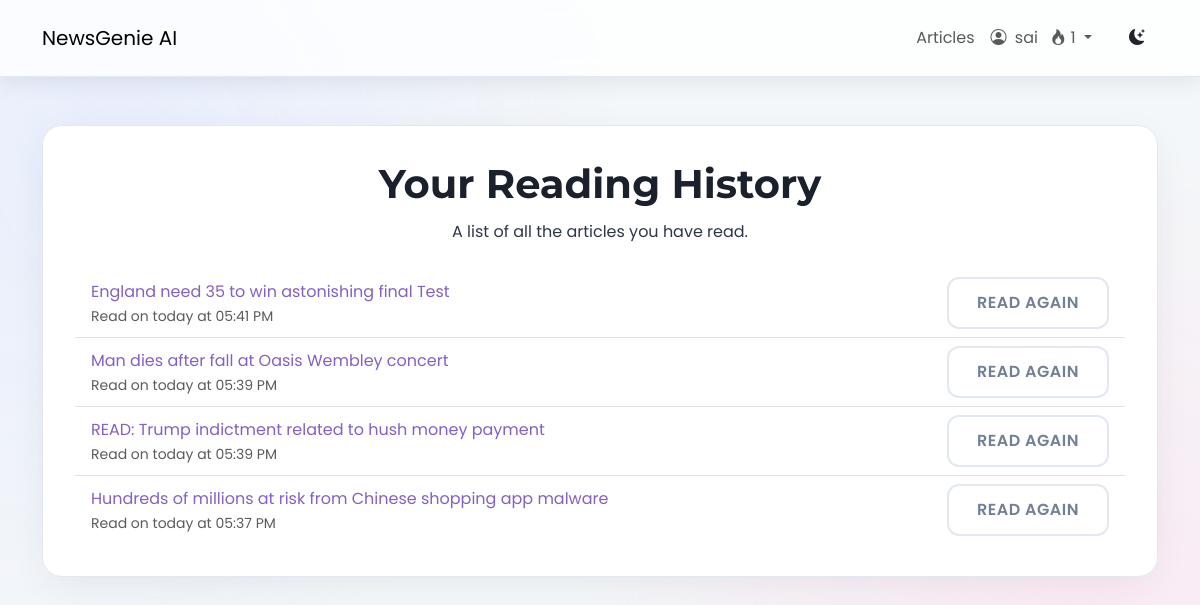
/history/ (signed in), run on the app's committed database.
### users/models.py (models this page shows, shortened)
class Profile(models.Model):
    user = models.OneToOneField(User, on_delete=models.CASCADE)
    streak_count = models.IntegerField(default=0)
    last_login_date = models.DateField(null=True, blank=True)

### news/models.py (models this page shows, shortened)
class ReadingHistory(models.Model):
    user = models.ForeignKey(User, on_delete=models.CASCADE)
    article = models.ForeignKey(Article, on_delete=models.CASCADE)
    read_at = models.DateTimeField(default=timezone.now)

class Article(models.Model):
    title = models.CharField(max_length=255)
    author = models.CharField(max_length=100, default="Unknown")
    content = models.TextField()
    url = models.URLField(unique=True)
    source = models.CharField(max_length=100)
    published_at = models.DateTimeField()
    summary = models.TextField(blank=True, null=True)
    category = models.ManyToManyField(Category, related_name='articles')
    approved = models.BooleanField(default=False)
    audio_file = models.FileField(upload_to='news_audio/', blank=True, null=True)
    reading_time = models.PositiveIntegerField(
        default=0,
        help_text="Estimated reading time in minutes"
    )
    def approved_status(self):
        return self.approved
    approved_status.boolean = True
    approved_status.short_description = "Approved"

### news/views.py (the view)
# urls.py: path('history/', views.reading_history, name="history"),
@login_required
def reading_history(request):
    history = ReadingHistory.objects.filter(user=request.user).order_by('-read_at')
    if request.user.is_authenticated:
        article_ids = [h.article.id for h in history]
        liked_articles_ids = ArticleLike.objects.filter(user=request.user, article__id__in=article_ids).values_list('article__id', flat=True)
        bookmarked_articles_ids = Bookmark.objects.filter(user=request.user, article__id__in=article_ids).values_list('article__id', flat=True)
        for h in history:
            h.article.is_liked_by_user = h.article.id in liked_articles_ids
            h.article.is_bookmarked_by_user = h.article.id in bookmarked_articles_ids
    return render(request, "news/reading_history.html", {"history": history})

### news/templates/news/reading_history.html (shortened to what this page needs)
{% extends 'news/base.html' %}
{% load static %}
{% load humanize %}
{% block content %}
<div class="reading-history-container app-card text-center mt-5">
    <div class="page-header-section">
        <h1 class="page-title-heading">Your Reading History</h1>
        <p class="page-subtitle-text">A list of all the articles you have read.</p>
    </div>
    {% if history %}
    <div class="mt-4">
        <ul class="list-group list-group-flush reading-history-list">
            {% for entry in history %}
            <li class="list-group-item d-flex justify-content-between align-items-center reading-history-item">
                <div class="text-start flex-grow-1">
                    <a href="{% url 'news:detail' entry.article.pk %}" class="reading-history-link">{{ entry.article.title }}</a>
                    <p class="small text-muted mb-0">Read on {{ entry.read_at|naturalday }} at {{ entry.read_at|time:"h:i A" }}</p>
                </div>
                <div class="ms-3">
                    <a href="{% url 'news:detail' entry.article.pk %}" class="btn app-btn outline-btn read-again-btn">Read Again</a>
                </div>
            </li>
            {% endfor %}
        </ul>
    </div>
    {% else %}
    <div class="text-center py-5">
        <p class="lead">You haven't read any articles yet.</p>
        <a href="{% url 'news:article_list' %}" class="btn app-btn primary-btn mt-3">Explore Articles</a>
    </div>
    {% endif %}
</div>
{% endblock %}

### templates/news/base.html (shortened to what this page needs)
{% load static %}
<!DOCTYPE html>
<html lang="en">
<head>
    <link href="https://cdn.jsdelivr.net/npm/bootstrap@5.3.0/dist/css/bootstrap.min.css" rel="stylesheet">
    <link rel="stylesheet" href="https://cdn.jsdelivr.net/npm/bootstrap-icons@1.10.5/font/bootstrap-icons.css">
    <link rel="stylesheet" href="{% static 'css/newsgenie.css' %}">
</head>
<body class="{{ request.COOKIES.theme|default:'light' }}-mode">
    <header class="app-navbar navbar navbar-expand-lg sticky-top">
        <div class="container">
            <a class="navbar-brand navbar-brand-custom" href="{% url 'news:homepage' %}">NewsGenie AI</a>
            <div class="collapse navbar-collapse" id="navbarNav">
                <ul class="navbar-nav ms-auto align-items-center">
                    <li class="nav-item">
                        <a class="nav-link nav-link-custom" href="{% url 'news:article_list' %}">Articles</a>
                    </li>
                    {% if user.is_authenticated %}
                        <li class="nav-item dropdown">
                            <a class="nav-link nav-link-custom dropdown-toggle" href="#" id="navbarDropdown" role="button" data-bs-toggle="dropdown" aria-expanded="false">
                                <i class="bi bi-person-circle me-1"></i>
                                {{ user.username }}
                                <span class="streak-indicator ms-2">
                                    <i class="bi bi-fire"></i> {{ user.profile.streak_count }}
                                </span>
                            </a>
                        </li>
                    {% endif %}
                    <li class="nav-item ms-3">
                        <button id="theme-toggle" class="btn theme-toggle-btn">
                            <i class="bi bi-moon-stars-fill"></i>
                        </button>
                    </li>
                </ul>
            </div>
        </div>
    </header>
    <main class="container my-5 app-content-wrapper">
        {% block content %}{% endblock %}
    </main>
</body>
</html>

### news/static/css/newsgenie.css (style rules this page uses)
:root { --font-heading: 'Montserrat', sans-serif; --font-body: 'Poppins', sans-serif; --light-bg-primary: #f4f7f9; --light-bg-secondary: #ffffff; --light-bg-tertiary: #eef2f5; --light-text-primary: #2d3748; --light-text-secondary: #718096; --light-heading-color: #1a202c; --light-border-color: #e2e8f0; --light-shadow-color: rgba(45, 55, 72, 0.1); --dark-bg-primary: #12121a; --dark-bg-secondary: #1a1a26; --dark-bg-tertiary: #242430; --dark-text-primary: #a9b3c1; --dark-text-secondary: #8a93a2; --dark-heading-color: #e8ecf3; --dark-border-color: #333344; --dark-shadow-color: rgba(0, 0, 0, 0.25); --accent-purple-start: #8360c3; --accent-purple-end: #2ebf91; --accent-blue-start: #4a90e2; --accent-blue-end: #6dd5ed; --accent-pink-start: #d4418e; --accent-pink-end: #0652c5; --accent-red: #e53e3e; --accent-green: #38a169; --accent-yellow: #d69e2e; --gradient-primary: linear-gradient(135deg, var(--accent-purple-start) 0%, var(--accent-purple-end) 100%); --gradient-secondary: linear-gradient(135deg, var(--accent-blue-start) 0%, var(--accent-blue-end) 100%); --gradient-danger: linear-gradient(135deg, var(--accent-pink-start) 0%, var(--accent-pink-end) 100%); --gradient-text: linear-gradient(135deg, #6a11cb 0%, #2575fc 100%); --border-radius-sm: 8px; --border-radius-md: 12px; --border-radius-lg: 20px; --spacing-xs: 4px; --spacing-sm: 8px; --spacing-md: 16px; --spacing-lg: 24px; --spacing-xl: 32px; --spacing-xxl: 48px; --transition-fast: 0.15s ease-in-out; --transition-normal: 0.3s cubic-bezier(0.25, 0.8, 0.25, 1); --transition-slow: 0.5s ease-in-out; }
*, *::before, *::after { box-sizing: border-box; margin: 0; padding: 0; }
html { scroll-behavior: smooth; }
body { font-family: var(--font-body); font-size: 16px; line-height: 1.7; background-color: var(--light-bg-primary); color: var(--light-text-primary); transition: background-color var(--transition-normal), color var(--transition-normal); position: relative; min-height: 100vh; overflow-x: hidden; }
body::before { content: ''; position: fixed; top: 0; left: 0; width: 100%; height: 100%; z-index: -1; pointer-events: none; background: radial-gradient(circle at 10% 20%, #e0e7ff, transparent 40%), radial-gradient(circle at 90% 80%, #ffe0f0, transparent 40%); opacity: 0.6; transition: opacity var(--transition-slow); }
h1, h2, h3, h4, h5, h6 { font-family: var(--font-heading); font-weight: 700; color: var(--light-heading-color); line-height: 1.3; transition: color var(--transition-normal); }
a { color: var(--accent-purple-start); text-decoration: none; transition: color var(--transition-fast); }
.app-card { background-color: var(--light-bg-secondary); border-radius: var(--border-radius-lg); box-shadow: 0 10px 40px -10px var(--light-shadow-color); border: 1px solid var(--light-border-color); transition: all var(--transition-normal); padding: var(--spacing-xl); }
.app-btn { padding: 12px 28px; font-size: 1rem; font-weight: 600; border-radius: var(--border-radius-md); border: none; cursor: pointer; transition: all var(--transition-normal); text-align: center; display: inline-flex; align-items: center; justify-content: center; text-transform: uppercase; letter-spacing: 0.5px; }
.app-btn.outline-btn { background: transparent; border: 2px solid var(--light-border-color); color: var(--light-text-secondary); }
.app-navbar { background-color: rgba(255, 255, 255, 0.8) !important; backdrop-filter: saturate(180%) blur(10px); box-shadow: 0 4px 20px var(--light-shadow-color); border-bottom: 1px solid var(--light-border-color); transition: all var(--transition-normal); padding: 1rem 0; }

### data on the page
ReadingHistory: article "England need 35 to win astonishing final Test", read_at "today", read_at "05:41 PM"
ReadingHistory: article "Man dies after fall at Oasis Wembley concert", read_at "today", read_at "05:39 PM"
ReadingHistory: article "READ: Trump indictment related to hush money payment", read_at "today", read_at "05:39 PM"
ReadingHistory: article "Hundreds of millions at risk from Chinese shopping app malware", read_at "today", read_at "05:37 PM"

### other printed values
{{ user.username }} "sai"
{{ user.profile.streak_count }} "1"
